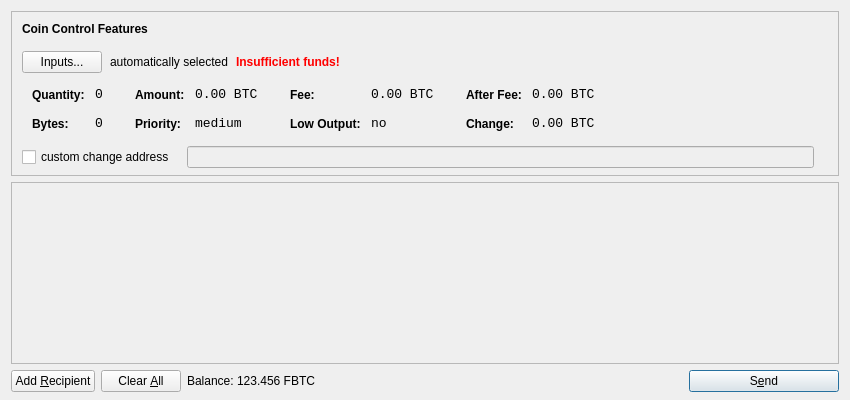
<?xml version="1.0" encoding="UTF-8"?>
<ui version="4.0">
 <class>SendCoinsDialog</class>
 <widget class="QDialog" name="SendCoinsDialog">
  <property name="geometry">
   <rect>
    <x>0</x>
    <y>0</y>
    <width>850</width>
    <height>400</height>
   </rect>
  </property>
  <property name="windowTitle">
   <string>Send Coins</string>
  </property>
  <layout class="QVBoxLayout" name="verticalLayout" stretch="0,1,0">
   <property name="bottomMargin">
    <number>8</number>
   </property>
   <item>
    <widget class="QFrame" name="frameCoinControl">
     <property name="sizePolicy">
      <sizepolicy hsizetype="Expanding" vsizetype="Expanding">
       <horstretch>0</horstretch>
       <verstretch>0</verstretch>
      </sizepolicy>
     </property>
     <property name="maximumSize">
      <size>
       <width>16777215</width>
       <height>16777215</height>
      </size>
     </property>
     <property name="frameShape">
      <enum>QFrame::StyledPanel</enum>
     </property>
     <property name="frameShadow">
      <enum>QFrame::Sunken</enum>
     </property>
     <layout class="QVBoxLayout" name="verticalLayoutCoinControl2">
      <property name="spacing">
       <number>-1</number>
      </property>
      <property name="leftMargin">
       <number>0</number>
      </property>
      <property name="topMargin">
       <number>0</number>
      </property>
      <property name="rightMargin">
       <number>0</number>
      </property>
      <property name="bottomMargin">
       <number>6</number>
      </property>
      <item>
       <layout class="QVBoxLayout" name="verticalLayoutCoinControl" stretch="0,0,0,0,1">
        <property name="spacing">
         <number>0</number>
        </property>
        <property name="leftMargin">
         <number>10</number>
        </property>
        <property name="topMargin">
         <number>10</number>
        </property>
        <item>
         <layout class="QHBoxLayout" name="horizontalLayoutCoinControl1">
          <property name="bottomMargin">
           <number>15</number>
          </property>
          <item>
           <widget class="QLabel" name="labelCoinControlFeatures">
            <property name="sizePolicy">
             <sizepolicy hsizetype="Preferred" vsizetype="Maximum">
              <horstretch>0</horstretch>
              <verstretch>0</verstretch>
             </sizepolicy>
            </property>
            <property name="font">
             <font>
              <weight>75</weight>
              <bold>true</bold>
             </font>
            </property>
            <property name="styleSheet">
             <string notr="true">font-weight:bold;</string>
            </property>
            <property name="text">
             <string>Coin Control Features</string>
            </property>
           </widget>
          </item>
         </layout>
        </item>
        <item>
         <layout class="QHBoxLayout" name="horizontalLayoutCoinControl2" stretch="0,0,0,0">
          <property name="spacing">
           <number>8</number>
          </property>
          <property name="bottomMargin">
           <number>10</number>
          </property>
          <item>
           <widget class="QPushButton" name="pushButtonCoinControl">
            <property name="styleSheet">
             <string notr="true"/>
            </property>
            <property name="text">
             <string>Inputs...</string>
            </property>
           </widget>
          </item>
          <item>
           <widget class="QLabel" name="labelCoinControlAutomaticallySelected">
            <property name="text">
             <string>automatically selected</string>
            </property>
            <property name="margin">
             <number>5</number>
            </property>
           </widget>
          </item>
          <item>
           <widget class="QLabel" name="labelCoinControlInsuffFunds">
            <property name="font">
             <font>
              <weight>75</weight>
              <bold>true</bold>
             </font>
            </property>
            <property name="styleSheet">
             <string notr="true">color:red;font-weight:bold;</string>
            </property>
            <property name="text">
             <string>Insufficient funds!</string>
            </property>
            <property name="margin">
             <number>5</number>
            </property>
           </widget>
          </item>
          <item>
           <spacer name="horizontalSpacerCoinControl">
            <property name="orientation">
             <enum>Qt::Horizontal</enum>
            </property>
            <property name="sizeHint" stdset="0">
             <size>
              <width>40</width>
              <height>1</height>
             </size>
            </property>
           </spacer>
          </item>
         </layout>
        </item>
        <item>
         <widget class="QWidget" name="widgetCoinControl" native="true">
          <property name="sizePolicy">
           <sizepolicy hsizetype="Preferred" vsizetype="Preferred">
            <horstretch>0</horstretch>
            <verstretch>0</verstretch>
           </sizepolicy>
          </property>
          <property name="minimumSize">
           <size>
            <width>0</width>
            <height>0</height>
           </size>
          </property>
          <property name="styleSheet">
           <string notr="true"/>
          </property>
          <layout class="QHBoxLayout" name="horizontalLayoutCoinControl5">
           <property name="margin">
            <number>0</number>
           </property>
           <item>
            <layout class="QHBoxLayout" name="horizontalLayoutCoinControl3" stretch="0,0,0,1">
             <property name="spacing">
              <number>20</number>
             </property>
             <property name="topMargin">
              <number>0</number>
             </property>
             <property name="bottomMargin">
              <number>10</number>
             </property>
             <item>
              <layout class="QFormLayout" name="formLayoutCoinControl1">
               <property name="horizontalSpacing">
                <number>10</number>
               </property>
               <property name="verticalSpacing">
                <number>14</number>
               </property>
               <property name="leftMargin">
                <number>10</number>
               </property>
               <property name="topMargin">
                <number>4</number>
               </property>
               <property name="rightMargin">
                <number>6</number>
               </property>
               <item row="0" column="0">
                <widget class="QLabel" name="labelCoinControlQuantityText">
                 <property name="styleSheet">
                  <string notr="true">font-weight:bold;</string>
                 </property>
                 <property name="text">
                  <string>Quantity:</string>
                 </property>
                 <property name="margin">
                  <number>0</number>
                 </property>
                </widget>
               </item>
               <item row="0" column="1">
                <widget class="QLabel" name="labelCoinControlQuantity">
                 <property name="font">
                  <font>
                   <family>Monospace</family>
                   <pointsize>10</pointsize>
                  </font>
                 </property>
                 <property name="cursor">
                  <cursorShape>IBeamCursor</cursorShape>
                 </property>
                 <property name="contextMenuPolicy">
                  <enum>Qt::ActionsContextMenu</enum>
                 </property>
                 <property name="text">
                  <string notr="true">0</string>
                 </property>
                 <property name="margin">
                  <number>0</number>
                 </property>
                 <property name="textInteractionFlags">
                  <set>Qt::LinksAccessibleByMouse|Qt::TextSelectableByKeyboard|Qt::TextSelectableByMouse</set>
                 </property>
                </widget>
               </item>
               <item row="1" column="0">
                <widget class="QLabel" name="labelCoinControlBytesText">
                 <property name="styleSheet">
                  <string notr="true">font-weight:bold;</string>
                 </property>
                 <property name="text">
                  <string>Bytes:</string>
                 </property>
                </widget>
               </item>
               <item row="1" column="1">
                <widget class="QLabel" name="labelCoinControlBytes">
                 <property name="font">
                  <font>
                   <family>Monospace</family>
                   <pointsize>10</pointsize>
                  </font>
                 </property>
                 <property name="cursor">
                  <cursorShape>IBeamCursor</cursorShape>
                 </property>
                 <property name="contextMenuPolicy">
                  <enum>Qt::ActionsContextMenu</enum>
                 </property>
                 <property name="text">
                  <string notr="true">0</string>
                 </property>
                 <property name="textInteractionFlags">
                  <set>Qt::LinksAccessibleByMouse|Qt::TextSelectableByKeyboard|Qt::TextSelectableByMouse</set>
                 </property>
                </widget>
               </item>
              </layout>
             </item>
             <item>
              <layout class="QFormLayout" name="formLayoutCoinControl2">
               <property name="horizontalSpacing">
                <number>10</number>
               </property>
               <property name="verticalSpacing">
                <number>14</number>
               </property>
               <property name="leftMargin">
                <number>6</number>
               </property>
               <property name="topMargin">
                <number>4</number>
               </property>
               <property name="rightMargin">
                <number>6</number>
               </property>
               <item row="0" column="0">
                <widget class="QLabel" name="labelCoinControlAmountText">
                 <property name="styleSheet">
                  <string notr="true">font-weight:bold;</string>
                 </property>
                 <property name="text">
                  <string>Amount:</string>
                 </property>
                 <property name="margin">
                  <number>0</number>
                 </property>
                </widget>
               </item>
               <item row="0" column="1">
                <widget class="QLabel" name="labelCoinControlAmount">
                 <property name="font">
                  <font>
                   <family>Monospace</family>
                   <pointsize>10</pointsize>
                  </font>
                 </property>
                 <property name="cursor">
                  <cursorShape>IBeamCursor</cursorShape>
                 </property>
                 <property name="contextMenuPolicy">
                  <enum>Qt::ActionsContextMenu</enum>
                 </property>
                 <property name="text">
                  <string notr="true">0.00 BTC</string>
                 </property>
                 <property name="textInteractionFlags">
                  <set>Qt::LinksAccessibleByMouse|Qt::TextSelectableByKeyboard|Qt::TextSelectableByMouse</set>
                 </property>
                </widget>
               </item>
               <item row="1" column="0">
                <widget class="QLabel" name="labelCoinControlPriorityText">
                 <property name="styleSheet">
                  <string notr="true">font-weight:bold;</string>
                 </property>
                 <property name="text">
                  <string>Priority:</string>
                 </property>
                </widget>
               </item>
               <item row="1" column="1">
                <widget class="QLabel" name="labelCoinControlPriority">
                 <property name="font">
                  <font>
                   <family>Monospace</family>
                   <pointsize>10</pointsize>
                  </font>
                 </property>
                 <property name="cursor">
                  <cursorShape>IBeamCursor</cursorShape>
                 </property>
                 <property name="contextMenuPolicy">
                  <enum>Qt::ActionsContextMenu</enum>
                 </property>
                 <property name="text">
                  <string>medium</string>
                 </property>
                 <property name="textInteractionFlags">
                  <set>Qt::LinksAccessibleByMouse|Qt::TextSelectableByKeyboard|Qt::TextSelectableByMouse</set>
                 </property>
                </widget>
               </item>
              </layout>
             </item>
             <item>
              <layout class="QFormLayout" name="formLayoutCoinControl3">
               <property name="horizontalSpacing">
                <number>10</number>
               </property>
               <property name="verticalSpacing">
                <number>14</number>
               </property>
               <property name="leftMargin">
                <number>6</number>
               </property>
               <property name="topMargin">
                <number>4</number>
               </property>
               <property name="rightMargin">
                <number>6</number>
               </property>
               <item row="0" column="0">
                <widget class="QLabel" name="labelCoinControlFeeText">
                 <property name="styleSheet">
                  <string notr="true">font-weight:bold;</string>
                 </property>
                 <property name="text">
                  <string>Fee:</string>
                 </property>
                 <property name="margin">
                  <number>0</number>
                 </property>
                </widget>
               </item>
               <item row="0" column="1">
                <widget class="QLabel" name="labelCoinControlFee">
                 <property name="font">
                  <font>
                   <family>Monospace</family>
                   <pointsize>10</pointsize>
                  </font>
                 </property>
                 <property name="cursor">
                  <cursorShape>IBeamCursor</cursorShape>
                 </property>
                 <property name="contextMenuPolicy">
                  <enum>Qt::ActionsContextMenu</enum>
                 </property>
                 <property name="text">
                  <string notr="true">0.00 BTC</string>
                 </property>
                 <property name="textInteractionFlags">
                  <set>Qt::LinksAccessibleByMouse|Qt::TextSelectableByKeyboard|Qt::TextSelectableByMouse</set>
                 </property>
                </widget>
               </item>
               <item row="1" column="0">
                <widget class="QLabel" name="labelCoinControlLowOutputText">
                 <property name="styleSheet">
                  <string notr="true">font-weight:bold;</string>
                 </property>
                 <property name="text">
                  <string>Low Output:</string>
                 </property>
                </widget>
               </item>
               <item row="1" column="1">
                <widget class="QLabel" name="labelCoinControlLowOutput">
                 <property name="font">
                  <font>
                   <family>Monospace</family>
                   <pointsize>10</pointsize>
                  </font>
                 </property>
                 <property name="cursor">
                  <cursorShape>IBeamCursor</cursorShape>
                 </property>
                 <property name="contextMenuPolicy">
                  <enum>Qt::ActionsContextMenu</enum>
                 </property>
                 <property name="text">
                  <string>no</string>
                 </property>
                 <property name="textInteractionFlags">
                  <set>Qt::LinksAccessibleByMouse|Qt::TextSelectableByKeyboard|Qt::TextSelectableByMouse</set>
                 </property>
                </widget>
               </item>
              </layout>
             </item>
             <item>
              <layout class="QFormLayout" name="formLayoutCoinControl4">
               <property name="horizontalSpacing">
                <number>10</number>
               </property>
               <property name="verticalSpacing">
                <number>14</number>
               </property>
               <property name="leftMargin">
                <number>6</number>
               </property>
               <property name="topMargin">
                <number>4</number>
               </property>
               <property name="rightMargin">
                <number>6</number>
               </property>
               <item row="0" column="0">
                <widget class="QLabel" name="labelCoinControlAfterFeeText">
                 <property name="styleSheet">
                  <string notr="true">font-weight:bold;</string>
                 </property>
                 <property name="text">
                  <string>After Fee:</string>
                 </property>
                 <property name="margin">
                  <number>0</number>
                 </property>
                </widget>
               </item>
               <item row="0" column="1">
                <widget class="QLabel" name="labelCoinControlAfterFee">
                 <property name="font">
                  <font>
                   <family>Monospace</family>
                   <pointsize>10</pointsize>
                  </font>
                 </property>
                 <property name="cursor">
                  <cursorShape>IBeamCursor</cursorShape>
                 </property>
                 <property name="contextMenuPolicy">
                  <enum>Qt::ActionsContextMenu</enum>
                 </property>
                 <property name="text">
                  <string notr="true">0.00 BTC</string>
                 </property>
                 <property name="textInteractionFlags">
                  <set>Qt::LinksAccessibleByMouse|Qt::TextSelectableByKeyboard|Qt::TextSelectableByMouse</set>
                 </property>
                </widget>
               </item>
               <item row="1" column="0">
                <widget class="QLabel" name="labelCoinControlChangeText">
                 <property name="styleSheet">
                  <string notr="true">font-weight:bold;</string>
                 </property>
                 <property name="text">
                  <string>Change:</string>
                 </property>
                </widget>
               </item>
               <item row="1" column="1">
                <widget class="QLabel" name="labelCoinControlChange">
                 <property name="font">
                  <font>
                   <family>Monospace</family>
                   <pointsize>10</pointsize>
                  </font>
                 </property>
                 <property name="cursor">
                  <cursorShape>IBeamCursor</cursorShape>
                 </property>
                 <property name="contextMenuPolicy">
                  <enum>Qt::ActionsContextMenu</enum>
                 </property>
                 <property name="text">
                  <string notr="true">0.00 BTC</string>
                 </property>
                 <property name="textInteractionFlags">
                  <set>Qt::LinksAccessibleByMouse|Qt::TextSelectableByKeyboard|Qt::TextSelectableByMouse</set>
                 </property>
                </widget>
               </item>
              </layout>
             </item>
            </layout>
           </item>
          </layout>
         </widget>
        </item>
        <item>
         <layout class="QHBoxLayout" name="horizontalLayoutCoinControl4" stretch="0,0,0">
          <property name="spacing">
           <number>12</number>
          </property>
          <property name="sizeConstraint">
           <enum>QLayout::SetDefaultConstraint</enum>
          </property>
          <property name="topMargin">
           <number>5</number>
          </property>
          <property name="rightMargin">
           <number>5</number>
          </property>
          <item>
           <widget class="QCheckBox" name="checkBoxCoinControlChange">
            <property name="text">
             <string>custom change address</string>
            </property>
           </widget>
          </item>
          <item>
           <widget class="QLineEdit" name="lineEditCoinControlChange">
            <property name="enabled">
             <bool>false</bool>
            </property>
            <property name="sizePolicy">
             <sizepolicy hsizetype="Expanding" vsizetype="Fixed">
              <horstretch>0</horstretch>
              <verstretch>0</verstretch>
             </sizepolicy>
            </property>
           </widget>
          </item>
          <item>
           <widget class="QLabel" name="labelCoinControlChangeLabel">
            <property name="sizePolicy">
             <sizepolicy hsizetype="Preferred" vsizetype="Expanding">
              <horstretch>0</horstretch>
              <verstretch>0</verstretch>
             </sizepolicy>
            </property>
            <property name="minimumSize">
             <size>
              <width>0</width>
              <height>0</height>
             </size>
            </property>
            <property name="text">
             <string/>
            </property>
            <property name="margin">
             <number>3</number>
            </property>
           </widget>
          </item>
         </layout>
        </item>
        <item>
         <spacer name="verticalSpacerCoinControl">
          <property name="orientation">
           <enum>Qt::Vertical</enum>
          </property>
          <property name="sizeHint" stdset="0">
           <size>
            <width>800</width>
            <height>1</height>
           </size>
          </property>
         </spacer>
        </item>
       </layout>
      </item>
     </layout>
    </widget>
   </item>
   <item>
    <widget class="QScrollArea" name="scrollArea">
     <property name="widgetResizable">
      <bool>true</bool>
     </property>
     <widget class="QWidget" name="scrollAreaWidgetContents">
      <property name="geometry">
       <rect>
        <x>0</x>
        <y>0</y>
        <width>830</width>
        <height>165</height>
       </rect>
      </property>
      <layout class="QVBoxLayout" name="verticalLayout_2">
       <property name="margin">
        <number>0</number>
       </property>
       <item>
        <layout class="QVBoxLayout" name="entries">
         <property name="spacing">
          <number>6</number>
         </property>
        </layout>
       </item>
       <item>
        <spacer name="verticalSpacer">
         <property name="orientation">
          <enum>Qt::Vertical</enum>
         </property>
         <property name="sizeHint" stdset="0">
          <size>
           <width>20</width>
           <height>40</height>
          </size>
         </property>
        </spacer>
       </item>
      </layout>
     </widget>
    </widget>
   </item>
   <item>
    <layout class="QHBoxLayout" name="horizontalLayout">
     <item>
      <widget class="QPushButton" name="addButton">
       <property name="toolTip">
        <string>Send to multiple recipients at once</string>
       </property>
       <property name="text">
        <string>Add &amp;Recipient</string>
       </property>
       <property name="icon">
        <iconset resource="../bitcoin.qrc">
         <normaloff>:/icons/add</normaloff>:/icons/add</iconset>
       </property>
       <property name="autoDefault">
        <bool>false</bool>
       </property>
      </widget>
     </item>
     <item>
      <widget class="QPushButton" name="clearButton">
       <property name="sizePolicy">
        <sizepolicy hsizetype="Minimum" vsizetype="Fixed">
         <horstretch>0</horstretch>
         <verstretch>0</verstretch>
        </sizepolicy>
       </property>
       <property name="toolTip">
        <string>Remove all transaction fields</string>
       </property>
       <property name="text">
        <string>Clear &amp;All</string>
       </property>
       <property name="icon">
        <iconset resource="../bitcoin.qrc">
         <normaloff>:/icons/remove</normaloff>:/icons/remove</iconset>
       </property>
       <property name="autoRepeatDelay">
        <number>300</number>
       </property>
       <property name="autoDefault">
        <bool>false</bool>
       </property>
      </widget>
     </item>
     <item>
      <layout class="QHBoxLayout" name="horizontalLayout_2">
       <property name="spacing">
        <number>3</number>
       </property>
       <item>
        <widget class="QLabel" name="label">
         <property name="text">
          <string>Balance:</string>
         </property>
        </widget>
       </item>
       <item>
        <widget class="QLabel" name="labelBalance">
         <property name="cursor">
          <cursorShape>IBeamCursor</cursorShape>
         </property>
         <property name="text">
          <string>123.456 FBTC</string>
         </property>
         <property name="textInteractionFlags">
          <set>Qt::LinksAccessibleByMouse|Qt::TextSelectableByKeyboard|Qt::TextSelectableByMouse</set>
         </property>
        </widget>
       </item>
      </layout>
     </item>
     <item>
      <spacer name="horizontalSpacer">
       <property name="orientation">
        <enum>Qt::Horizontal</enum>
       </property>
       <property name="sizeHint" stdset="0">
        <size>
         <width>40</width>
         <height>20</height>
        </size>
       </property>
      </spacer>
     </item>
     <item>
      <widget class="QPushButton" name="sendButton">
       <property name="minimumSize">
        <size>
         <width>150</width>
         <height>0</height>
        </size>
       </property>
       <property name="toolTip">
        <string>Confirm the send action</string>
       </property>
       <property name="text">
        <string>S&amp;end</string>
       </property>
       <property name="icon">
        <iconset resource="../bitcoin.qrc">
         <normaloff>:/icons/send</normaloff>:/icons/send</iconset>
       </property>
       <property name="default">
        <bool>true</bool>
       </property>
      </widget>
     </item>
    </layout>
   </item>
  </layout>
 </widget>
 <resources>
  <include location="../bitcoin.qrc"/>
 </resources>
 <connections/>
</ui>
